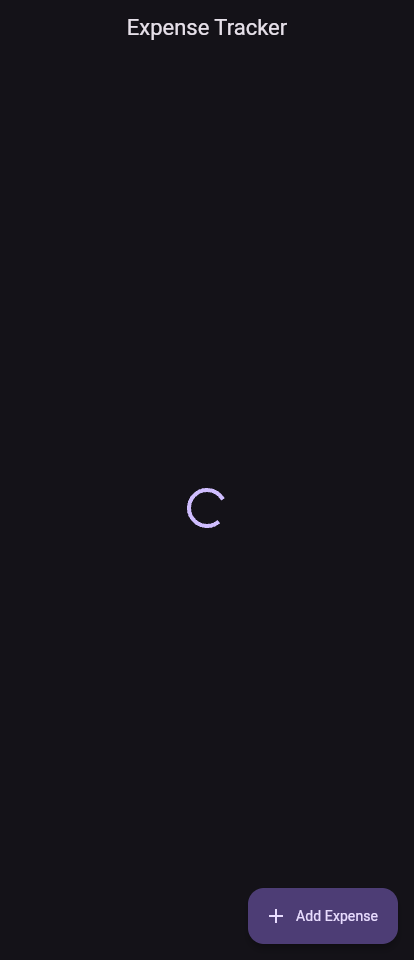
#> input picture 01_mobile_portrait.png, 414 x 960 px
$ python make_comparison.py
#> lines starting #> are read from the running program, lines starting #| are printed output that depends on the picture
from PIL import Image

img1 = Image.open('01_mobile_portrait.png')
#> img1 is the input picture: PIL image 414x960 RGB; mean R, G, B 22, 19.7, 26.7
img2 = Image.open('02_tablet_portrait.png')
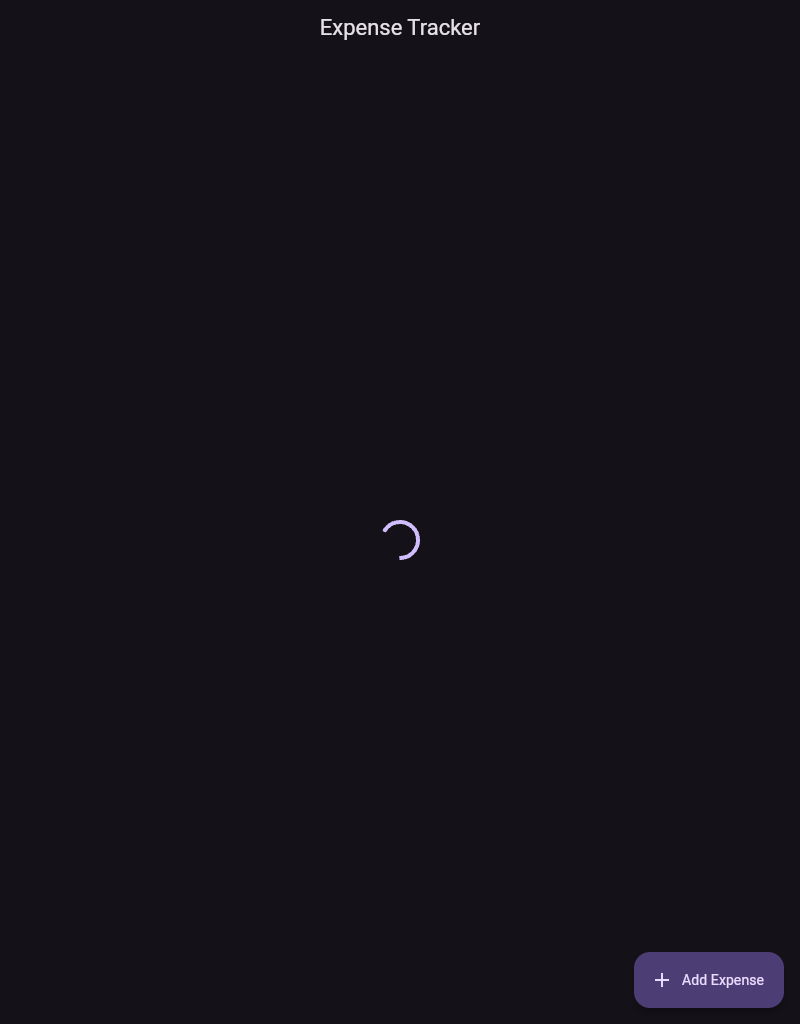
#> input picture 02_tablet_portrait.png, 800 x 1024 px
#> img2 is the input picture: PIL image 800x1024 RGB; mean R, G, B 20.9, 18.8, 25.3

width = img1.width + img2.width + 20
#> width = 1234
height = max(img1.height, img2.height)
#> height = 1024

new_img = Image.new('RGB', (width, height), (255, 255, 255))
#> new_img: PIL image 1234x1024 RGB; every value is 255
new_img.paste(img1, (0, 0))
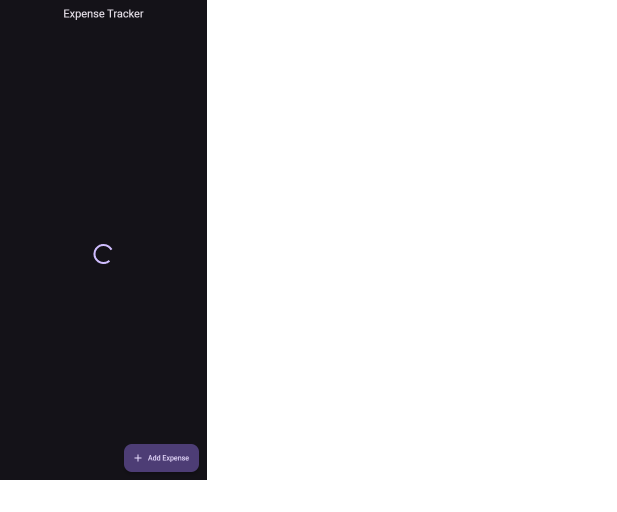
#> new_img: PIL image 1234x1024 RGB (shown at 1/2 size); mean R, G, B 181.7, 181, 183.2
new_img.paste(img2, (img1.width + 20, 0))
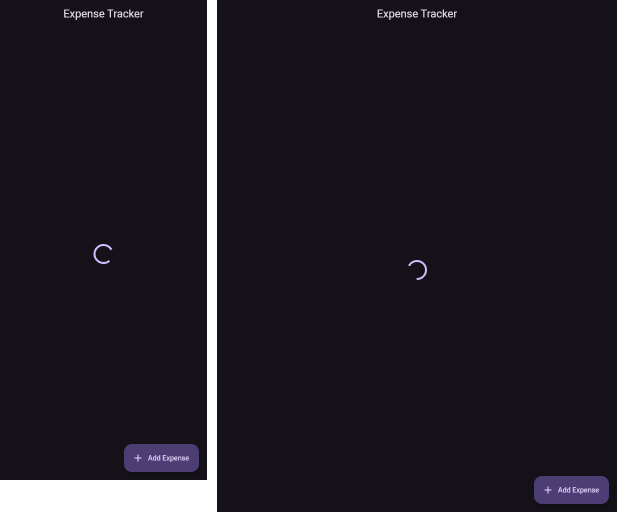
#> new_img: PIL image 1234x1024 RGB (shown at 1/2 size); mean R, G, B 30, 27.8, 34.3
new_img.save('08_layout_comparison.png')
